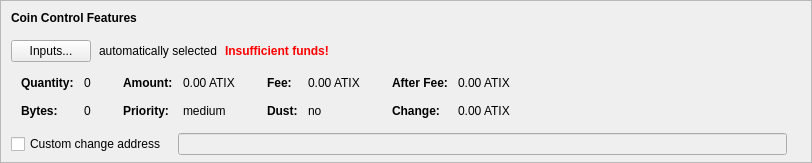
    <widget class="QFrame" name="frameCoinControl">
     <property name="sizePolicy">
      <sizepolicy hsizetype="Expanding" vsizetype="Expanding">
       <horstretch>0</horstretch>
       <verstretch>0</verstretch>
      </sizepolicy>
     </property>
     <property name="maximumSize">
      <size>
       <width>16777215</width>
       <height>16777215</height>
      </size>
     </property>
     <property name="frameShape">
      <enum>QFrame::StyledPanel</enum>
     </property>
     <property name="frameShadow">
      <enum>QFrame::Sunken</enum>
     </property>
     <layout class="QVBoxLayout" name="verticalLayoutCoinControl2">
      <property name="spacing">
       <number>0</number>
      </property>
      <property name="leftMargin">
       <number>0</number>
      </property>
      <property name="topMargin">
       <number>0</number>
      </property>
      <property name="rightMargin">
       <number>0</number>
      </property>
      <property name="bottomMargin">
       <number>6</number>
      </property>
      <item>
       <layout class="QVBoxLayout" name="verticalLayoutCoinControl" stretch="0,0,0,0,1">
        <property name="spacing">
         <number>0</number>
        </property>
        <property name="leftMargin">
         <number>10</number>
        </property>
        <property name="topMargin">
         <number>10</number>
        </property>
        <item>
         <layout class="QHBoxLayout" name="horizontalLayoutCoinControl1">
          <property name="bottomMargin">
           <number>15</number>
          </property>
          <item>
           <widget class="QLabel" name="labelCoinControlFeatures">
            <property name="sizePolicy">
             <sizepolicy hsizetype="Preferred" vsizetype="Maximum">
              <horstretch>0</horstretch>
              <verstretch>0</verstretch>
             </sizepolicy>
            </property>
            <property name="font">
             <font>
              <weight>75</weight>
              <bold>true</bold>
             </font>
            </property>
            <property name="styleSheet">
             <string notr="true">font-weight:bold;</string>
            </property>
            <property name="text">
             <string>Coin Control Features</string>
            </property>
           </widget>
          </item>
         </layout>
        </item>
        <item>
         <layout class="QHBoxLayout" name="horizontalLayoutCoinControl2" stretch="0,0,0,0">
          <property name="spacing">
           <number>8</number>
          </property>
          <property name="bottomMargin">
           <number>10</number>
          </property>
          <item>
           <widget class="QPushButton" name="pushButtonCoinControl">
            <property name="styleSheet">
             <string notr="true"/>
            </property>
            <property name="text">
             <string>Inputs...</string>
            </property>
            <property name="autoDefault">
             <bool>false</bool>
            </property>
           </widget>
          </item>
          <item>
           <widget class="QLabel" name="labelCoinControlAutomaticallySelected">
            <property name="text">
             <string>automatically selected</string>
            </property>
            <property name="margin">
             <number>5</number>
            </property>
           </widget>
          </item>
          <item>
           <widget class="QLabel" name="labelCoinControlInsuffFunds">
            <property name="font">
             <font>
              <weight>75</weight>
              <bold>true</bold>
             </font>
            </property>
            <property name="styleSheet">
             <string notr="true">color:red;font-weight:bold;</string>
            </property>
            <property name="text">
             <string>Insufficient funds!</string>
            </property>
            <property name="margin">
             <number>5</number>
            </property>
           </widget>
          </item>
          <item>
           <spacer name="horizontalSpacerCoinControl">
            <property name="orientation">
             <enum>Qt::Horizontal</enum>
            </property>
            <property name="sizeHint" stdset="0">
             <size>
              <width>40</width>
              <height>1</height>
             </size>
            </property>
           </spacer>
          </item>
         </layout>
        </item>
        <item>
         <widget class="QWidget" name="widgetCoinControl" native="true">
          <property name="sizePolicy">
           <sizepolicy hsizetype="Preferred" vsizetype="Preferred">
            <horstretch>0</horstretch>
            <verstretch>0</verstretch>
           </sizepolicy>
          </property>
          <property name="minimumSize">
           <size>
            <width>0</width>
            <height>0</height>
           </size>
          </property>
          <property name="styleSheet">
           <string notr="true"/>
          </property>
          <layout class="QHBoxLayout" name="horizontalLayoutCoinControl5">
           <property name="leftMargin">
            <number>0</number>
           </property>
           <property name="topMargin">
            <number>0</number>
           </property>
           <property name="rightMargin">
            <number>0</number>
           </property>
           <property name="bottomMargin">
            <number>0</number>
           </property>
           <item>
            <layout class="QHBoxLayout" name="horizontalLayoutCoinControl3" stretch="0,0,0,1">
             <property name="spacing">
              <number>20</number>
             </property>
             <property name="topMargin">
              <number>0</number>
             </property>
             <property name="bottomMargin">
              <number>10</number>
             </property>
             <item>
              <layout class="QFormLayout" name="formLayoutCoinControl1">
               <property name="horizontalSpacing">
                <number>10</number>
               </property>
               <property name="verticalSpacing">
                <number>14</number>
               </property>
               <property name="leftMargin">
                <number>10</number>
               </property>
               <property name="topMargin">
                <number>4</number>
               </property>
               <property name="rightMargin">
                <number>6</number>
               </property>
               <item row="0" column="0">
                <widget class="QLabel" name="labelCoinControlQuantityText">
                 <property name="font">
                  <font>
                   <weight>75</weight>
                   <bold>true</bold>
                  </font>
                 </property>
                 <property name="text">
                  <string>Quantity:</string>
                 </property>
                 <property name="margin">
                  <number>0</number>
                 </property>
                </widget>
               </item>
               <item row="0" column="1">
                <widget class="QLabel" name="labelCoinControlQuantity">
                 <property name="cursor">
                  <cursorShape>IBeamCursor</cursorShape>
                 </property>
                 <property name="contextMenuPolicy">
                  <enum>Qt::ActionsContextMenu</enum>
                 </property>
                 <property name="text">
                  <string notr="true">0</string>
                 </property>
                 <property name="margin">
                  <number>0</number>
                 </property>
                 <property name="textInteractionFlags">
                  <set>Qt::LinksAccessibleByMouse|Qt::TextSelectableByKeyboard|Qt::TextSelectableByMouse</set>
                 </property>
                </widget>
               </item>
               <item row="1" column="0">
                <widget class="QLabel" name="labelCoinControlBytesText">
                 <property name="font">
                  <font>
                   <weight>75</weight>
                   <bold>true</bold>
                  </font>
                 </property>
                 <property name="text">
                  <string>Bytes:</string>
                 </property>
                </widget>
               </item>
               <item row="1" column="1">
                <widget class="QLabel" name="labelCoinControlBytes">
                 <property name="cursor">
                  <cursorShape>IBeamCursor</cursorShape>
                 </property>
                 <property name="contextMenuPolicy">
                  <enum>Qt::ActionsContextMenu</enum>
                 </property>
                 <property name="text">
                  <string notr="true">0</string>
                 </property>
                 <property name="textInteractionFlags">
                  <set>Qt::LinksAccessibleByMouse|Qt::TextSelectableByKeyboard|Qt::TextSelectableByMouse</set>
                 </property>
                </widget>
               </item>
              </layout>
             </item>
             <item>
              <layout class="QFormLayout" name="formLayoutCoinControl2">
               <property name="horizontalSpacing">
                <number>10</number>
               </property>
               <property name="verticalSpacing">
                <number>14</number>
               </property>
               <property name="leftMargin">
                <number>6</number>
               </property>
               <property name="topMargin">
                <number>4</number>
               </property>
               <property name="rightMargin">
                <number>6</number>
               </property>
               <item row="0" column="0">
                <widget class="QLabel" name="labelCoinControlAmountText">
                 <property name="font">
                  <font>
                   <weight>75</weight>
                   <bold>true</bold>
                  </font>
                 </property>
                 <property name="text">
                  <string>Amount:</string>
                 </property>
                 <property name="margin">
                  <number>0</number>
                 </property>
                </widget>
               </item>
               <item row="0" column="1">
                <widget class="QLabel" name="labelCoinControlAmount">
                 <property name="cursor">
                  <cursorShape>IBeamCursor</cursorShape>
                 </property>
                 <property name="contextMenuPolicy">
                  <enum>Qt::ActionsContextMenu</enum>
                 </property>
                 <property name="text">
                  <string notr="true">0.00 ATIX</string>
                 </property>
                 <property name="textInteractionFlags">
                  <set>Qt::LinksAccessibleByMouse|Qt::TextSelectableByKeyboard|Qt::TextSelectableByMouse</set>
                 </property>
                </widget>
               </item>
               <item row="1" column="0">
                <widget class="QLabel" name="labelCoinControlPriorityText">
                 <property name="font">
                  <font>
                   <weight>75</weight>
                   <bold>true</bold>
                  </font>
                 </property>
                 <property name="text">
                  <string>Priority:</string>
                 </property>
                </widget>
               </item>
               <item row="1" column="1">
                <widget class="QLabel" name="labelCoinControlPriority">
                 <property name="cursor">
                  <cursorShape>IBeamCursor</cursorShape>
                 </property>
                 <property name="contextMenuPolicy">
                  <enum>Qt::ActionsContextMenu</enum>
                 </property>
                 <property name="text">
                  <string notr="true">medium</string>
                 </property>
                 <property name="textInteractionFlags">
                  <set>Qt::LinksAccessibleByMouse|Qt::TextSelectableByKeyboard|Qt::TextSelectableByMouse</set>
                 </property>
                </widget>
               </item>
              </layout>
             </item>
             <item>
              <layout class="QFormLayout" name="formLayoutCoinControl3">
               <property name="horizontalSpacing">
                <number>10</number>
               </property>
               <property name="verticalSpacing">
                <number>14</number>
               </property>
               <property name="leftMargin">
                <number>6</number>
               </property>
               <property name="topMargin">
                <number>4</number>
               </property>
               <property name="rightMargin">
                <number>6</number>
               </property>
               <item row="0" column="0">
                <widget class="QLabel" name="labelCoinControlFeeText">
                 <property name="font">
                  <font>
                   <weight>75</weight>
                   <bold>true</bold>
                  </font>
                 </property>
                 <property name="text">
                  <string>Fee:</string>
                 </property>
                 <property name="margin">
                  <number>0</number>
                 </property>
                </widget>
               </item>
               <item row="0" column="1">
                <widget class="QLabel" name="labelCoinControlFee">
                 <property name="cursor">
                  <cursorShape>IBeamCursor</cursorShape>
                 </property>
                 <property name="contextMenuPolicy">
                  <enum>Qt::ActionsContextMenu</enum>
                 </property>
                 <property name="text">
                  <string notr="true">0.00 ATIX</string>
                 </property>
                 <property name="textInteractionFlags">
                  <set>Qt::LinksAccessibleByMouse|Qt::TextSelectableByKeyboard|Qt::TextSelectableByMouse</set>
                 </property>
                </widget>
               </item>
               <item row="1" column="0">
                <widget class="QLabel" name="labelCoinControlLowOutputText">
                 <property name="font">
                  <font>
                   <weight>75</weight>
                   <bold>true</bold>
                  </font>
                 </property>
                 <property name="text">
                  <string>Dust:</string>
                 </property>
                </widget>
               </item>
               <item row="1" column="1">
                <widget class="QLabel" name="labelCoinControlLowOutput">
                 <property name="cursor">
                  <cursorShape>IBeamCursor</cursorShape>
                 </property>
                 <property name="contextMenuPolicy">
                  <enum>Qt::ActionsContextMenu</enum>
                 </property>
                 <property name="text">
                  <string notr="true">no</string>
                 </property>
                 <property name="textInteractionFlags">
                  <set>Qt::LinksAccessibleByMouse|Qt::TextSelectableByKeyboard|Qt::TextSelectableByMouse</set>
                 </property>
                </widget>
               </item>
              </layout>
             </item>
             <item>
              <layout class="QFormLayout" name="formLayoutCoinControl4">
               <property name="horizontalSpacing">
                <number>10</number>
               </property>
               <property name="verticalSpacing">
                <number>14</number>
               </property>
               <property name="leftMargin">
                <number>6</number>
               </property>
               <property name="topMargin">
                <number>4</number>
               </property>
               <property name="rightMargin">
                <number>6</number>
               </property>
               <item row="0" column="0">
                <widget class="QLabel" name="labelCoinControlAfterFeeText">
                 <property name="font">
                  <font>
                   <weight>75</weight>
                   <bold>true</bold>
                  </font>
                 </property>
                 <property name="text">
                  <string>After Fee:</string>
                 </property>
                 <property name="margin">
                  <number>0</number>
                 </property>
                </widget>
               </item>
               <item row="0" column="1">
                <widget class="QLabel" name="labelCoinControlAfterFee">
                 <property name="cursor">
                  <cursorShape>IBeamCursor</cursorShape>
                 </property>
                 <property name="contextMenuPolicy">
                  <enum>Qt::ActionsContextMenu</enum>
                 </property>
                 <property name="text">
                  <string notr="true">0.00 ATIX</string>
                 </property>
                 <property name="textInteractionFlags">
                  <set>Qt::LinksAccessibleByMouse|Qt::TextSelectableByKeyboard|Qt::TextSelectableByMouse</set>
                 </property>
                </widget>
               </item>
               <item row="1" column="0">
                <widget class="QLabel" name="labelCoinControlChangeText">
                 <property name="font">
                  <font>
                   <weight>75</weight>
                   <bold>true</bold>
                  </font>
                 </property>
                 <property name="text">
                  <string>Change:</string>
                 </property>
                </widget>
               </item>
               <item row="1" column="1">
                <widget class="QLabel" name="labelCoinControlChange">
                 <property name="cursor">
                  <cursorShape>IBeamCursor</cursorShape>
                 </property>
                 <property name="contextMenuPolicy">
                  <enum>Qt::ActionsContextMenu</enum>
                 </property>
                 <property name="text">
                  <string notr="true">0.00 ATIX</string>
                 </property>
                 <property name="textInteractionFlags">
                  <set>Qt::LinksAccessibleByMouse|Qt::TextSelectableByKeyboard|Qt::TextSelectableByMouse</set>
                 </property>
                </widget>
               </item>
              </layout>
             </item>
            </layout>
           </item>
          </layout>
         </widget>
        </item>
        <item>
         <layout class="QHBoxLayout" name="horizontalLayoutCoinControl4" stretch="0,0,0">
          <property name="spacing">
           <number>12</number>
          </property>
          <property name="sizeConstraint">
           <enum>QLayout::SetDefaultConstraint</enum>
          </property>
          <property name="topMargin">
           <number>5</number>
          </property>
          <property name="rightMargin">
           <number>5</number>
          </property>
          <item>
           <widget class="QCheckBox" name="checkBoxCoinControlChange">
            <property name="toolTip">
             <string>If this is activated, but the change address is empty or invalid, change will be sent to a newly generated address.</string>
            </property>
            <property name="text">
             <string>Custom change address</string>
            </property>
           </widget>
          </item>
          <item>
           <widget class="QValidatedLineEdit" name="lineEditCoinControlChange">
            <property name="enabled">
             <bool>false</bool>
            </property>
            <property name="sizePolicy">
             <sizepolicy hsizetype="Expanding" vsizetype="Fixed">
              <horstretch>0</horstretch>
              <verstretch>0</verstretch>
             </sizepolicy>
            </property>
           </widget>
          </item>
          <item>
           <widget class="QLabel" name="labelCoinControlChangeLabel">
            <property name="sizePolicy">
             <sizepolicy hsizetype="Preferred" vsizetype="Expanding">
              <horstretch>0</horstretch>
              <verstretch>0</verstretch>
             </sizepolicy>
            </property>
            <property name="minimumSize">
             <size>
              <width>0</width>
              <height>0</height>
             </size>
            </property>
            <property name="text">
             <string/>
            </property>
            <property name="margin">
             <number>3</number>
            </property>
           </widget>
          </item>
         </layout>
        </item>
        <item>
         <spacer name="verticalSpacerCoinControl">
          <property name="orientation">
           <enum>Qt::Vertical</enum>
          </property>
          <property name="sizeHint" stdset="0">
           <size>
            <width>800</width>
            <height>1</height>
           </size>
          </property>
         </spacer>
        </item>
       </layout>
      </item>
     </layout>
    </widget>
